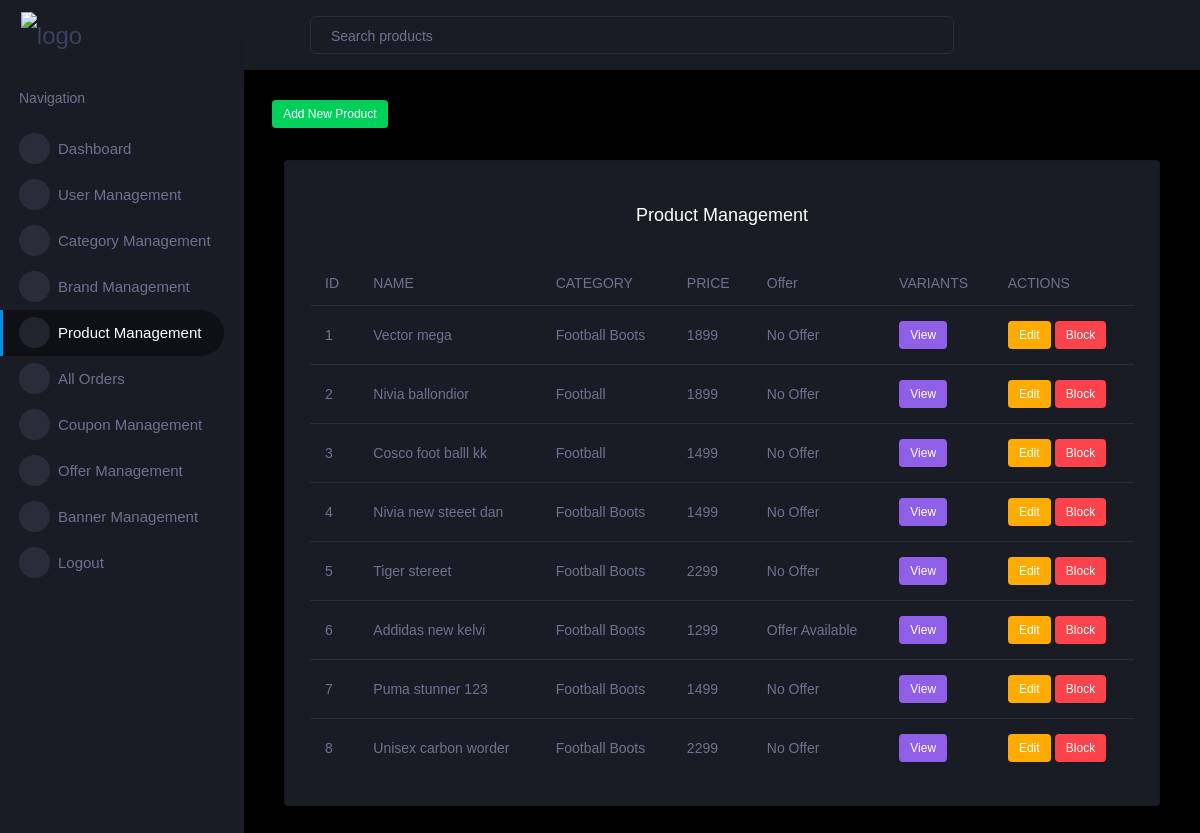
/admin_dash/product_management (signed in), run on an earlier commit of the app's database.
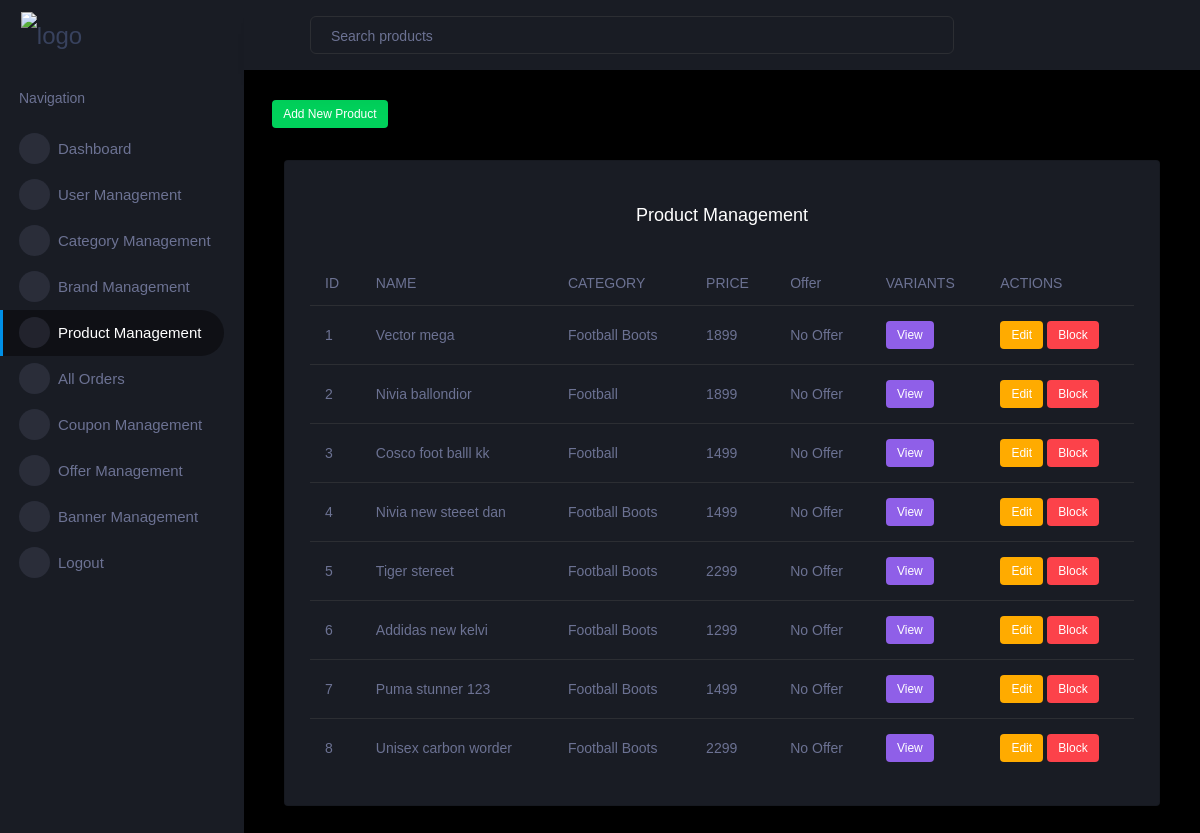
And on a later commit of the database.
### admin_dash/models.py (models this page shows, shortened)
class Product(models.Model) :
    STOCK = ('IN STOCK','IN STOCK'),('OUT OF STOCK','OUT OF STOCK')
    STATUS = ('Publish','Publish'),('Draft','Draft')
    name = models.CharField( max_length=200, unique=True)
    price = models.DecimalField(max_digits=10, decimal_places=2)
    description = models.TextField(null=True, blank=True)
    stock = models.CharField(choices=STOCK,max_length=50)
    status = models.CharField(choices=STATUS,max_length=50)
    created_date = models.DateTimeField( default=timezone.now)
    categories = models.ForeignKey(Category,on_delete=models.CASCADE)
    is_available = models.BooleanField(default=True)
    brand = models.ForeignKey(Brand, on_delete=models.CASCADE)
    offer = models.ForeignKey(Offer, on_delete=models.SET_NULL, blank=True, null=True)

class Category(models.Model) :
    name = models.CharField(max_length=150)
    description = models.TextField(max_length=250,default='Product description')
    offer = models.ForeignKey(Offer, on_delete=models.SET_NULL, blank=True, null=True)
    is_available = models.BooleanField(default=True)
    def __str__(self) -> str:
        return self.name

### admin_dash/views.py (the view)
# urls.py: path('product_management', views.product_management, name='product_management'),
@login_required(login_url='admin_log_in')
def product_management(request) :
    all_products = Product.objects.all().order_by('-id')
    context = { 'all_products':all_products}
    return render(request, 'admin_dash/product_management.html',context)

### cart/context_processors.py (called while the page is built)
def cart_count(request):
    cart_item_count = 0
    if request.user.is_authenticated:
        cart_item_count = Cart.objects.filter(user=request.user).count()
    return {'cart_item_count': cart_item_count}

def wishlist_count(request) :
    wishlist_item_count = 0
    if request.user.is_authenticated :
        wishlist_item_count = Wishlist.objects.filter(user=request.user).count()
    return {'wishlist_item_count': wishlist_item_count}

### templates/admin_dash/product_management.html (shortened to what this page needs)
{% extends "admin_dash/dash.html" %}
{% load static%}
{% block content %}
<div class="main-panel">
    <div class="content-wrapper">
      <div class="page-header">
        <label class="badge badge-success"><a style="color : white;" href="{% url 'add_product' %}">Add New Product
      </a></label>
      </div>
        <div class="col-lg-12 grid-margin stretch-card">
          <div class="card">
            <div class="card-body">
              <h4 class="card-title text-center p-3">Product Management</h4>
              <div class="table-responsive">
                <table class="table">
                  <thead>
                    <tr>
                      <th>ID</th>
                      <th>NAME</th>
                      <th>CATEGORY</th>
                      <th>PRICE</th>
                      <th>Offer</th>
                      <th>VARIANTS</th>
                      <th>ACTIONS</th>
                    </tr>
                  </thead>
                  <tbody>
                  {% for product in all_products%}
                    <tr>
                      <td>{{forloop.counter}}</td>
                      <td>{{product.name}}</td>
                      <td>{{product.categories}}</td>
                      <td>{{product.price| stringformat:'d'}}</td>
                        {% if product.offer %}
                        <td >Offer Available</td>
                        {% else %}
                        <td>No Offer</td>
                        {% endif %}
                      <td><label class="badge badge-info"><a style="color : white;" href="{% url 'show_variants' product.id %}"> View </a></label></td>
                          <td>
                            <label class="badge badge-warning">
                              <a style="color: white;" href="{% url 'edit_product' product.id %}"> Edit </a>
                            </label>
                            {% if product.is_available %}
                            <label class="badge badge-danger">
                              <a style="color: white;" href="{% url 'product_delete' product.id %}"> Block</a>
                            </label>
                                {% else %}
                                <label class="badge badge-success">
                                  <a style="color: white;" href="{% url 'product_delete' product.id %}"> Unblock</a>
                                </label>
                                {% endif %}
                          </td>
                    </tr>
                    {%endfor%}
                  </tbody>
                </table>
              </div>
            </div>
          </div>
        </div>
      </div>
     </div>
  </div>
  </div>
{% endblock content %}

What changed in the data, as far as the page shows it:
changed Product "Addidas new kelvi": offer_id "Offer Available" → "No Offer"
